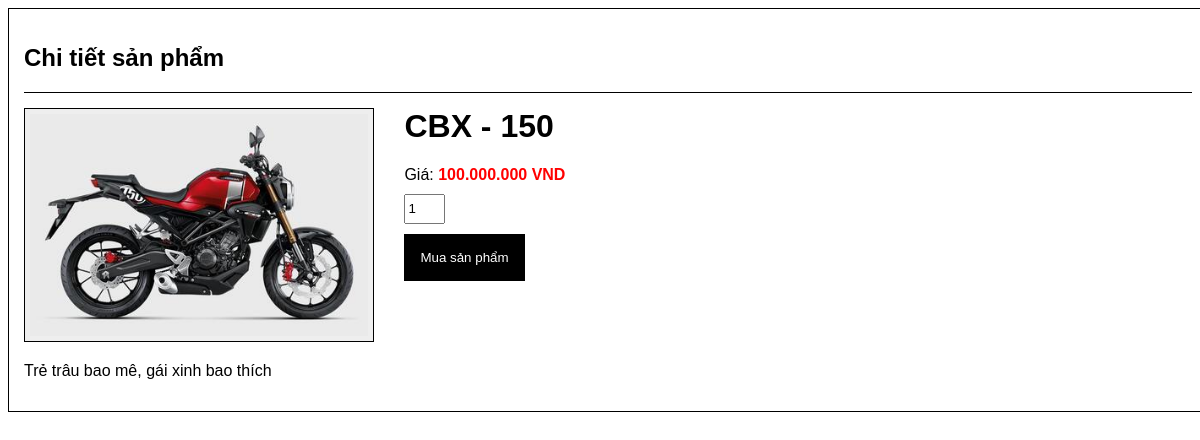
Screenshot of /detail.php?id=2 with the database file from the repository.
### tables this page shows
CREATE TABLE `product` (
  `id` int(11) NOT NULL,
  `name` varchar(255) NOT NULL,
  `image` varchar(255) DEFAULT NULL,
  `price` float NOT NULL,
  `content` text NOT NULL,
  `created_time` int(11) NOT NULL,
  `last_updated` int(11) NOT NULL
);

### detail.php (the view, shortened to what this page needs)
<!DOCTYPE html>
<html>
    <head>
        <link rel="stylesheet" type="text/css" href="css/details.css" >
    </head>
    <body>
        <?php
        include './connect_db.php';
        $result = mysqli_query($con, "SELECT * FROM `product` WHERE `id` = ".$_GET['id']);
        $product = mysqli_fetch_assoc($result);
        $imgLibrary = mysqli_query($con, "SELECT * FROM `image_library` WHERE `product_id` = ".$_GET['id']);
        $product['images'] = mysqli_fetch_all($imgLibrary, MYSQLI_ASSOC);
        ?>
        <div class="container">
            <h2>Chi tiết sản phẩm</h2>
            <div id="product-detail">
                <div id="product-img">
                    <img src="<?=$product['image']?>" />
                </div>
                <div id="product-info">
                    <h1><?=$product['name']?></h1>
                    <label>Giá: </label><span class="product-price"><?= number_format($product['price'], 0, ",", ".") ?> VND</span><br/>
                    <form id="add-to-cart-form" action="cart.php?action=add" method="POST">
                        <input type="text" value="1" name="quantity[<?=$product['id']?>]" size="2" /><br/>
                        <input type="submit" value="Mua sản phẩm" />
                    </form>
                </div>
                <?=$product['content']?>
            </div>
        </div>
    </body>
</html>

### css/details.css (style rules this page uses)
body { font-family: arial; }
* { box-sizing: border-box; }
.container { width: 1200px; margin: 0 auto; border: 1px solid #000; padding: 15px; }
h1 { text-align: center; }
.product-price { color: red; font-weight: bold; }
#product-detail { border-top: 1px solid #000; padding: 15px 0 0 0; }
#product-img { width: 30%; float: left; }
#product-info { float: right; width: 70%; text-align: left; padding-left: 30px; }
#product-img img { max-width: 100%; padding: 5px; border: 1px solid #000; background: #eee; }
h1 { text-align: left; margin-top: 0; }
#add-to-cart-form input[type='text'] { margin-top: 10px; height: 30px; line-height: 30px; }
#add-to-cart-form input[type='submit'] { background: #000; border: 1px solid #000; margin-top: 10px; padding: 15px; display: inline-block; color: #fff; }

### rows the page displays
product: image (picture), name "CBX - 150", price "100.000.000", content "Trẻ trâu bao mê, gái xinh bao thích"
